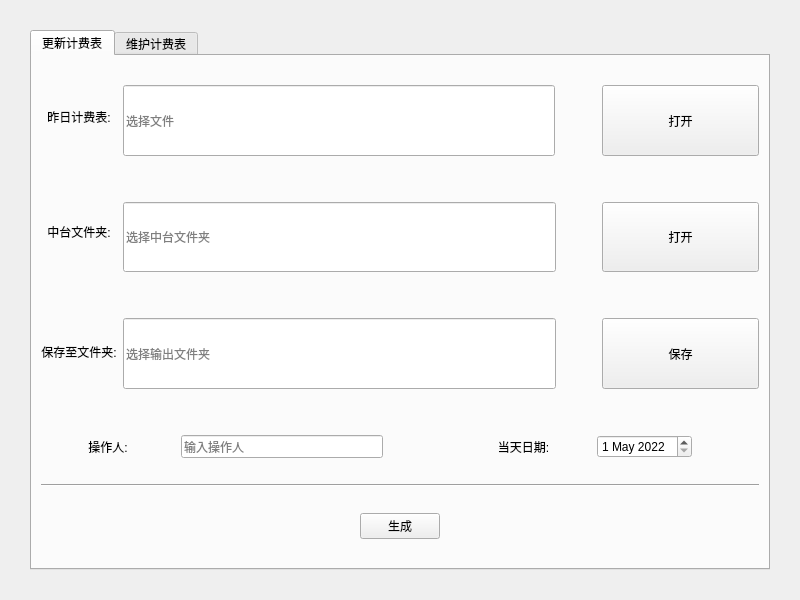
<?xml version="1.0" encoding="UTF-8"?>
<ui version="4.0">
 <class>Form</class>
 <widget class="QWidget" name="Form">
  <property name="enabled">
   <bool>true</bool>
  </property>
  <property name="geometry">
   <rect>
    <x>0</x>
    <y>0</y>
    <width>800</width>
    <height>600</height>
   </rect>
  </property>
  <property name="sizePolicy">
   <sizepolicy hsizetype="Preferred" vsizetype="Preferred">
    <horstretch>0</horstretch>
    <verstretch>0</verstretch>
   </sizepolicy>
  </property>
  <property name="minimumSize">
   <size>
    <width>667</width>
    <height>400</height>
   </size>
  </property>
  <property name="maximumSize">
   <size>
    <width>2200</width>
    <height>1400</height>
   </size>
  </property>
  <property name="acceptDrops">
   <bool>false</bool>
  </property>
  <property name="windowTitle">
   <string>更新与维护计费表</string>
  </property>
  <property name="layoutDirection">
   <enum>Qt::LeftToRight</enum>
  </property>
  <layout class="QGridLayout" name="gridLayout" rowstretch="0,0,0,0">
   <property name="leftMargin">
    <number>30</number>
   </property>
   <property name="topMargin">
    <number>30</number>
   </property>
   <property name="rightMargin">
    <number>30</number>
   </property>
   <property name="bottomMargin">
    <number>30</number>
   </property>
   <property name="verticalSpacing">
    <number>7</number>
   </property>
   <item row="3" column="0">
    <widget class="QTabWidget" name="tabWidget">
     <property name="currentIndex">
      <number>0</number>
     </property>
     <widget class="QWidget" name="TabCreate">
      <attribute name="title">
       <string>更新计费表</string>
      </attribute>
      <layout class="QGridLayout" name="gridLayout_2">
       <item row="0" column="0" rowspan="3">
        <layout class="QVBoxLayout" name="verticalLayout_3" stretch="20,1,20,2,20">
         <property name="topMargin">
          <number>0</number>
         </property>
         <property name="bottomMargin">
          <number>5</number>
         </property>
         <item>
          <widget class="QLabel" name="label">
           <property name="sizePolicy">
            <sizepolicy hsizetype="Preferred" vsizetype="Preferred">
             <horstretch>0</horstretch>
             <verstretch>0</verstretch>
            </sizepolicy>
           </property>
           <property name="text">
            <string>昨日计费表:</string>
           </property>
           <property name="alignment">
            <set>Qt::AlignCenter</set>
           </property>
          </widget>
         </item>
         <item>
          <spacer name="verticalSpacer_4">
           <property name="orientation">
            <enum>Qt::Vertical</enum>
           </property>
           <property name="sizeHint" stdset="0">
            <size>
             <width>20</width>
             <height>40</height>
            </size>
           </property>
          </spacer>
         </item>
         <item>
          <widget class="QLabel" name="label_3">
           <property name="sizePolicy">
            <sizepolicy hsizetype="Preferred" vsizetype="Preferred">
             <horstretch>0</horstretch>
             <verstretch>0</verstretch>
            </sizepolicy>
           </property>
           <property name="text">
            <string>中台文件夹:</string>
           </property>
           <property name="alignment">
            <set>Qt::AlignCenter</set>
           </property>
          </widget>
         </item>
         <item>
          <spacer name="verticalSpacer">
           <property name="orientation">
            <enum>Qt::Vertical</enum>
           </property>
           <property name="sizeHint" stdset="0">
            <size>
             <width>20</width>
             <height>10</height>
            </size>
           </property>
          </spacer>
         </item>
         <item>
          <widget class="QLabel" name="label_2">
           <property name="sizePolicy">
            <sizepolicy hsizetype="Preferred" vsizetype="Preferred">
             <horstretch>0</horstretch>
             <verstretch>0</verstretch>
            </sizepolicy>
           </property>
           <property name="text">
            <string>保存至文件夹:</string>
           </property>
           <property name="alignment">
            <set>Qt::AlignCenter</set>
           </property>
          </widget>
         </item>
        </layout>
       </item>
       <item row="0" column="1">
        <layout class="QHBoxLayout" name="horizontalLayout" stretch="11,1,4">
         <property name="spacing">
          <number>7</number>
         </property>
         <property name="topMargin">
          <number>20</number>
         </property>
         <property name="bottomMargin">
          <number>20</number>
         </property>
         <item>
          <widget class="QLineEdit" name="C_InputFile_1">
           <property name="sizePolicy">
            <sizepolicy hsizetype="Preferred" vsizetype="Minimum">
             <horstretch>0</horstretch>
             <verstretch>0</verstretch>
            </sizepolicy>
           </property>
           <property name="readOnly">
            <bool>true</bool>
           </property>
           <property name="placeholderText">
            <string>选择文件</string>
           </property>
          </widget>
         </item>
         <item>
          <spacer name="horizontalSpacer_2">
           <property name="orientation">
            <enum>Qt::Horizontal</enum>
           </property>
           <property name="sizeHint" stdset="0">
            <size>
             <width>40</width>
             <height>20</height>
            </size>
           </property>
          </spacer>
         </item>
         <item>
          <widget class="QPushButton" name="C_InputButton_1">
           <property name="sizePolicy">
            <sizepolicy hsizetype="Preferred" vsizetype="Preferred">
             <horstretch>0</horstretch>
             <verstretch>0</verstretch>
            </sizepolicy>
           </property>
           <property name="text">
            <string>打开</string>
           </property>
          </widget>
         </item>
        </layout>
       </item>
       <item row="1" column="1">
        <layout class="QHBoxLayout" name="horizontalLayout_3" stretch="11,1,4">
         <property name="topMargin">
          <number>20</number>
         </property>
         <property name="bottomMargin">
          <number>20</number>
         </property>
         <item>
          <widget class="QLineEdit" name="C_InputFile_2">
           <property name="sizePolicy">
            <sizepolicy hsizetype="Preferred" vsizetype="Minimum">
             <horstretch>0</horstretch>
             <verstretch>0</verstretch>
            </sizepolicy>
           </property>
           <property name="readOnly">
            <bool>true</bool>
           </property>
           <property name="placeholderText">
            <string>选择中台文件夹</string>
           </property>
          </widget>
         </item>
         <item>
          <spacer name="horizontalSpacer_4">
           <property name="orientation">
            <enum>Qt::Horizontal</enum>
           </property>
           <property name="sizeHint" stdset="0">
            <size>
             <width>40</width>
             <height>20</height>
            </size>
           </property>
          </spacer>
         </item>
         <item>
          <widget class="QPushButton" name="C_InputButton_2">
           <property name="sizePolicy">
            <sizepolicy hsizetype="Preferred" vsizetype="Preferred">
             <horstretch>0</horstretch>
             <verstretch>0</verstretch>
            </sizepolicy>
           </property>
           <property name="text">
            <string>打开</string>
           </property>
          </widget>
         </item>
        </layout>
       </item>
       <item row="2" column="1">
        <layout class="QHBoxLayout" name="horizontalLayout_2" stretch="11,1,4">
         <property name="topMargin">
          <number>20</number>
         </property>
         <property name="bottomMargin">
          <number>20</number>
         </property>
         <item>
          <widget class="QLineEdit" name="C_OutputDir">
           <property name="sizePolicy">
            <sizepolicy hsizetype="Preferred" vsizetype="Minimum">
             <horstretch>0</horstretch>
             <verstretch>0</verstretch>
            </sizepolicy>
           </property>
           <property name="readOnly">
            <bool>true</bool>
           </property>
           <property name="placeholderText">
            <string>选择输出文件夹</string>
           </property>
          </widget>
         </item>
         <item>
          <spacer name="horizontalSpacer_3">
           <property name="orientation">
            <enum>Qt::Horizontal</enum>
           </property>
           <property name="sizeHint" stdset="0">
            <size>
             <width>40</width>
             <height>20</height>
            </size>
           </property>
          </spacer>
         </item>
         <item>
          <widget class="QPushButton" name="C_OutputButton">
           <property name="sizePolicy">
            <sizepolicy hsizetype="Preferred" vsizetype="Preferred">
             <horstretch>0</horstretch>
             <verstretch>0</verstretch>
            </sizepolicy>
           </property>
           <property name="text">
            <string>保存</string>
           </property>
          </widget>
         </item>
        </layout>
       </item>
       <item row="3" column="0" colspan="2">
        <layout class="QHBoxLayout" name="horizontalLayout_5" stretch="2,3,1,2,0,1">
         <property name="topMargin">
          <number>20</number>
         </property>
         <property name="bottomMargin">
          <number>20</number>
         </property>
         <item>
          <widget class="QLabel" name="label_4">
           <property name="text">
            <string>操作人:</string>
           </property>
           <property name="alignment">
            <set>Qt::AlignCenter</set>
           </property>
          </widget>
         </item>
         <item>
          <widget class="QLineEdit" name="C_User">
           <property name="sizePolicy">
            <sizepolicy hsizetype="Preferred" vsizetype="Minimum">
             <horstretch>0</horstretch>
             <verstretch>0</verstretch>
            </sizepolicy>
           </property>
           <property name="placeholderText">
            <string>输入操作人</string>
           </property>
          </widget>
         </item>
         <item>
          <spacer name="horizontalSpacer_6">
           <property name="orientation">
            <enum>Qt::Horizontal</enum>
           </property>
           <property name="sizeHint" stdset="0">
            <size>
             <width>40</width>
             <height>20</height>
            </size>
           </property>
          </spacer>
         </item>
         <item>
          <widget class="QLabel" name="label_5">
           <property name="text">
            <string>当天日期:</string>
           </property>
           <property name="alignment">
            <set>Qt::AlignCenter</set>
           </property>
          </widget>
         </item>
         <item>
          <widget class="QDateEdit" name="C_Date">
           <property name="dateTime">
            <datetime>
             <hour>0</hour>
             <minute>0</minute>
             <second>0</second>
             <year>2022</year>
             <month>5</month>
             <day>1</day>
            </datetime>
           </property>
           <property name="maximumDateTime">
            <datetime>
             <hour>23</hour>
             <minute>59</minute>
             <second>59</second>
             <year>2028</year>
             <month>12</month>
             <day>31</day>
            </datetime>
           </property>
           <property name="minimumDateTime">
            <datetime>
             <hour>0</hour>
             <minute>0</minute>
             <second>0</second>
             <year>2010</year>
             <month>1</month>
             <day>1</day>
            </datetime>
           </property>
          </widget>
         </item>
         <item>
          <spacer name="horizontalSpacer_7">
           <property name="orientation">
            <enum>Qt::Horizontal</enum>
           </property>
           <property name="sizeHint" stdset="0">
            <size>
             <width>40</width>
             <height>20</height>
            </size>
           </property>
          </spacer>
         </item>
        </layout>
       </item>
       <item row="4" column="0" colspan="2">
        <widget class="Line" name="line">
         <property name="orientation">
          <enum>Qt::Horizontal</enum>
         </property>
        </widget>
       </item>
       <item row="5" column="0" colspan="2">
        <layout class="QHBoxLayout" name="horizontalLayout_4">
         <property name="topMargin">
          <number>20</number>
         </property>
         <property name="bottomMargin">
          <number>20</number>
         </property>
         <item>
          <widget class="QPushButton" name="C_RunButton">
           <property name="sizePolicy">
            <sizepolicy hsizetype="Fixed" vsizetype="Fixed">
             <horstretch>0</horstretch>
             <verstretch>0</verstretch>
            </sizepolicy>
           </property>
           <property name="text">
            <string>生成</string>
           </property>
          </widget>
         </item>
        </layout>
       </item>
      </layout>
     </widget>
     <widget class="QWidget" name="TabMaintain">
      <attribute name="title">
       <string>维护计费表</string>
      </attribute>
      <layout class="QGridLayout" name="gridLayout_4">
       <item row="0" column="0" rowspan="3">
        <layout class="QVBoxLayout" name="verticalLayout_5" stretch="20,1,20,2,20">
         <property name="topMargin">
          <number>0</number>
         </property>
         <property name="bottomMargin">
          <number>5</number>
         </property>
         <item>
          <widget class="QLabel" name="label_13">
           <property name="sizePolicy">
            <sizepolicy hsizetype="Preferred" vsizetype="Preferred">
             <horstretch>0</horstretch>
             <verstretch>0</verstretch>
            </sizepolicy>
           </property>
           <property name="text">
            <string>今日计费表:</string>
           </property>
           <property name="alignment">
            <set>Qt::AlignCenter</set>
           </property>
          </widget>
         </item>
         <item>
          <spacer name="verticalSpacer_5">
           <property name="orientation">
            <enum>Qt::Vertical</enum>
           </property>
           <property name="sizeHint" stdset="0">
            <size>
             <width>20</width>
             <height>10</height>
            </size>
           </property>
          </spacer>
         </item>
         <item>
          <widget class="QLabel" name="label_14">
           <property name="sizePolicy">
            <sizepolicy hsizetype="Preferred" vsizetype="Preferred">
             <horstretch>0</horstretch>
             <verstretch>0</verstretch>
            </sizepolicy>
           </property>
           <property name="text">
            <string>特殊回款表:</string>
           </property>
           <property name="alignment">
            <set>Qt::AlignCenter</set>
           </property>
          </widget>
         </item>
         <item>
          <spacer name="verticalSpacer_3">
           <property name="orientation">
            <enum>Qt::Vertical</enum>
           </property>
           <property name="sizeHint" stdset="0">
            <size>
             <width>20</width>
             <height>10</height>
            </size>
           </property>
          </spacer>
         </item>
         <item>
          <widget class="QLabel" name="label_15">
           <property name="sizePolicy">
            <sizepolicy hsizetype="Preferred" vsizetype="Preferred">
             <horstretch>0</horstretch>
             <verstretch>0</verstretch>
            </sizepolicy>
           </property>
           <property name="text">
            <string>保存至文件夹:</string>
           </property>
           <property name="alignment">
            <set>Qt::AlignCenter</set>
           </property>
          </widget>
         </item>
        </layout>
       </item>
       <item row="0" column="1">
        <layout class="QHBoxLayout" name="horizontalLayout_14" stretch="11,1,4">
         <property name="spacing">
          <number>7</number>
         </property>
         <property name="topMargin">
          <number>20</number>
         </property>
         <property name="bottomMargin">
          <number>20</number>
         </property>
         <item>
          <widget class="QLineEdit" name="M_InputFile_1">
           <property name="sizePolicy">
            <sizepolicy hsizetype="Preferred" vsizetype="Minimum">
             <horstretch>0</horstretch>
             <verstretch>0</verstretch>
            </sizepolicy>
           </property>
           <property name="readOnly">
            <bool>true</bool>
           </property>
           <property name="placeholderText">
            <string>选择文件</string>
           </property>
          </widget>
         </item>
         <item>
          <spacer name="horizontalSpacer_15">
           <property name="orientation">
            <enum>Qt::Horizontal</enum>
           </property>
           <property name="sizeHint" stdset="0">
            <size>
             <width>40</width>
             <height>20</height>
            </size>
           </property>
          </spacer>
         </item>
         <item>
          <widget class="QPushButton" name="M_InputButton_1">
           <property name="sizePolicy">
            <sizepolicy hsizetype="Preferred" vsizetype="Preferred">
             <horstretch>0</horstretch>
             <verstretch>0</verstretch>
            </sizepolicy>
           </property>
           <property name="text">
            <string>打开</string>
           </property>
          </widget>
         </item>
        </layout>
       </item>
       <item row="1" column="1">
        <layout class="QHBoxLayout" name="horizontalLayout_15" stretch="11,1,4">
         <property name="topMargin">
          <number>20</number>
         </property>
         <property name="bottomMargin">
          <number>20</number>
         </property>
         <item>
          <widget class="QLineEdit" name="M_InputFile_2">
           <property name="sizePolicy">
            <sizepolicy hsizetype="Preferred" vsizetype="Minimum">
             <horstretch>0</horstretch>
             <verstretch>0</verstretch>
            </sizepolicy>
           </property>
           <property name="readOnly">
            <bool>true</bool>
           </property>
           <property name="placeholderText">
            <string>选择文件</string>
           </property>
          </widget>
         </item>
         <item>
          <spacer name="horizontalSpacer_16">
           <property name="orientation">
            <enum>Qt::Horizontal</enum>
           </property>
           <property name="sizeHint" stdset="0">
            <size>
             <width>40</width>
             <height>20</height>
            </size>
           </property>
          </spacer>
         </item>
         <item>
          <widget class="QPushButton" name="M_InputButton_2">
           <property name="sizePolicy">
            <sizepolicy hsizetype="Preferred" vsizetype="Preferred">
             <horstretch>0</horstretch>
             <verstretch>0</verstretch>
            </sizepolicy>
           </property>
           <property name="text">
            <string>打开</string>
           </property>
          </widget>
         </item>
        </layout>
       </item>
       <item row="2" column="1">
        <layout class="QHBoxLayout" name="horizontalLayout_12" stretch="11,1,4">
         <property name="topMargin">
          <number>20</number>
         </property>
         <property name="bottomMargin">
          <number>20</number>
         </property>
         <item>
          <widget class="QLineEdit" name="M_OutputDir">
           <property name="sizePolicy">
            <sizepolicy hsizetype="Preferred" vsizetype="Minimum">
             <horstretch>0</horstretch>
             <verstretch>0</verstretch>
            </sizepolicy>
           </property>
           <property name="readOnly">
            <bool>true</bool>
           </property>
           <property name="placeholderText">
            <string>选择输出文件夹</string>
           </property>
          </widget>
         </item>
         <item>
          <spacer name="horizontalSpacer_14">
           <property name="orientation">
            <enum>Qt::Horizontal</enum>
           </property>
           <property name="sizeHint" stdset="0">
            <size>
             <width>40</width>
             <height>20</height>
            </size>
           </property>
          </spacer>
         </item>
         <item>
          <widget class="QPushButton" name="M_OutputButton">
           <property name="sizePolicy">
            <sizepolicy hsizetype="Preferred" vsizetype="Preferred">
             <horstretch>0</horstretch>
             <verstretch>0</verstretch>
            </sizepolicy>
           </property>
           <property name="text">
            <string>保存</string>
           </property>
          </widget>
         </item>
        </layout>
       </item>
       <item row="3" column="0" colspan="2">
        <layout class="QHBoxLayout" name="horizontalLayout_11" stretch="2,3,1,2,0,1">
         <property name="topMargin">
          <number>20</number>
         </property>
         <property name="bottomMargin">
          <number>20</number>
         </property>
         <item>
          <widget class="QLabel" name="label_11">
           <property name="text">
            <string>操作人:</string>
           </property>
           <property name="alignment">
            <set>Qt::AlignCenter</set>
           </property>
          </widget>
         </item>
         <item>
          <widget class="QLineEdit" name="M_User">
           <property name="sizePolicy">
            <sizepolicy hsizetype="Preferred" vsizetype="Minimum">
             <horstretch>0</horstretch>
             <verstretch>0</verstretch>
            </sizepolicy>
           </property>
           <property name="placeholderText">
            <string>输入操作人</string>
           </property>
          </widget>
         </item>
         <item>
          <spacer name="horizontalSpacer_12">
           <property name="orientation">
            <enum>Qt::Horizontal</enum>
           </property>
           <property name="sizeHint" stdset="0">
            <size>
             <width>40</width>
             <height>20</height>
            </size>
           </property>
          </spacer>
         </item>
         <item>
          <widget class="QLabel" name="label_12">
           <property name="text">
            <string>当天日期:</string>
           </property>
           <property name="alignment">
            <set>Qt::AlignCenter</set>
           </property>
          </widget>
         </item>
         <item>
          <widget class="QDateEdit" name="M_Date">
           <property name="dateTime">
            <datetime>
             <hour>0</hour>
             <minute>0</minute>
             <second>0</second>
             <year>2022</year>
             <month>5</month>
             <day>1</day>
            </datetime>
           </property>
           <property name="maximumDateTime">
            <datetime>
             <hour>23</hour>
             <minute>59</minute>
             <second>59</second>
             <year>2025</year>
             <month>12</month>
             <day>31</day>
            </datetime>
           </property>
           <property name="minimumDateTime">
            <datetime>
             <hour>0</hour>
             <minute>0</minute>
             <second>0</second>
             <year>2010</year>
             <month>9</month>
             <day>14</day>
            </datetime>
           </property>
          </widget>
         </item>
         <item>
          <spacer name="horizontalSpacer_13">
           <property name="orientation">
            <enum>Qt::Horizontal</enum>
           </property>
           <property name="sizeHint" stdset="0">
            <size>
             <width>40</width>
             <height>20</height>
            </size>
           </property>
          </spacer>
         </item>
        </layout>
       </item>
       <item row="4" column="0" colspan="2">
        <widget class="Line" name="line_3">
         <property name="orientation">
          <enum>Qt::Horizontal</enum>
         </property>
        </widget>
       </item>
       <item row="5" column="0" colspan="2">
        <layout class="QHBoxLayout" name="horizontalLayout_13">
         <property name="topMargin">
          <number>20</number>
         </property>
         <property name="bottomMargin">
          <number>20</number>
         </property>
         <item>
          <widget class="QPushButton" name="M_RunButton">
           <property name="sizePolicy">
            <sizepolicy hsizetype="Fixed" vsizetype="Fixed">
             <horstretch>0</horstretch>
             <verstretch>0</verstretch>
            </sizepolicy>
           </property>
           <property name="text">
            <string>生成</string>
           </property>
          </widget>
         </item>
        </layout>
       </item>
      </layout>
     </widget>
    </widget>
   </item>
  </layout>
 </widget>
 <resources/>
 <connections/>
</ui>
